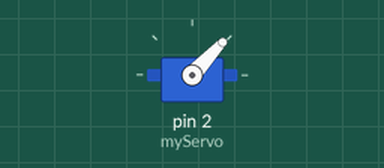
Bench run of a sketch on a simulated Arduino Uno, built with avr-gcc and run on an emulated ATmega328P. Parts: servo.

Above: at 0.1 s.
At 1.0 s:
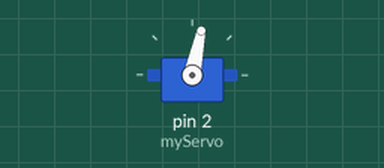
Timing chart, 0 to 2.5 s (numbered marks = the images above):
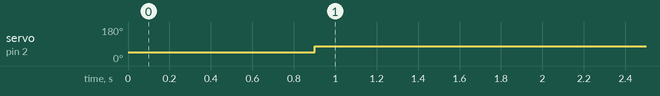

Measured:
- by itself, servo on pin 2 (myServo): 47° → 78° at 0.90 s

The sketch:

servo_off.ino
```cpp
// #include <VarSpeedServo.h>
#include <Servo.h>

// VarSpeedServo myServo;
// int startingPos = 90;
// int howFast = 35;
// int endingPos = 20;

Servo myServo;

void setup() {
//   myServo.write(startingPos);

//   myServo.attach(8);
// //  myServo.write(startingPos, howFast, true);
//   myServo.write(endingPos, howFast, true);

  myServo.write(78);
  myServo.attach(2);
  myServo.write(47);
  delay(900);
  myServo.write(78);
}

void loop() {
  // put your main code here, to run repeatedly:
}
```
